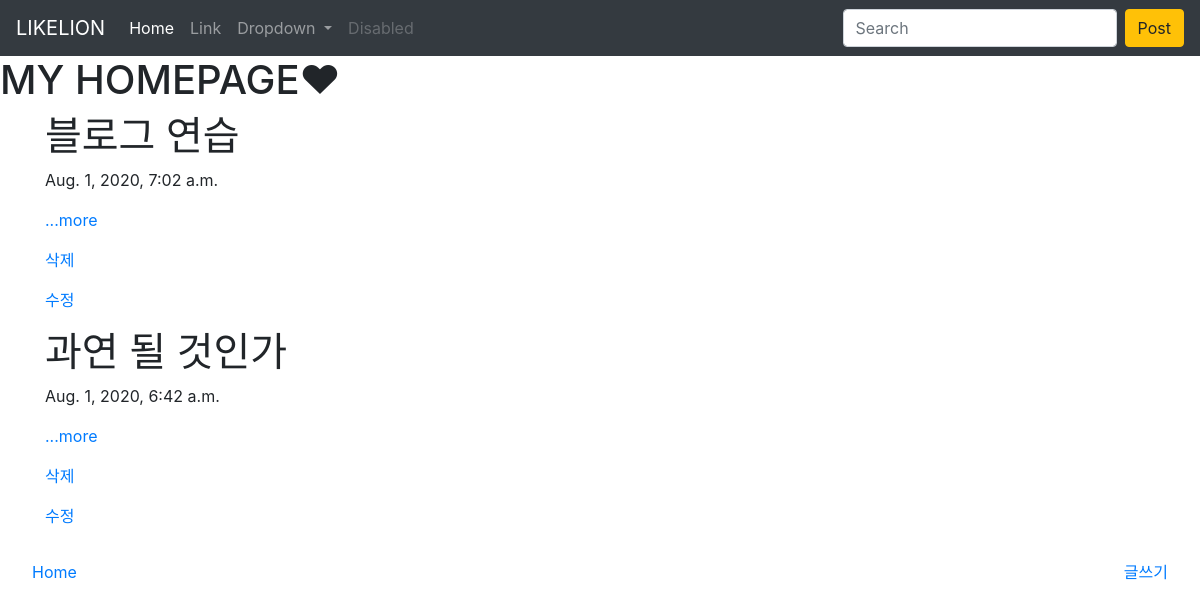
The page / on the database its author committed.
### blog/models.py (models this page shows, shortened)
class Blog(models.Model):
    title=models.CharField(max_length=200)
    pub_date=models.DateTimeField('date published')
    body =models.TextField()

### blog/views.py (the view)
# urls.py: 2. Add a URL to urlpatterns:  path('', views.home, name='home')
def home(request):
    blogs=Blog.objects
    return render(request, 'home.html', {'blogs':blogs})

### blog/templates/home.html (shortened to what this page needs)
<!DOCTYPE html>
<html lang="en">
<head>
    <link rel="stylesheet" href="https://stackpath.bootstrapcdn.com/bootstrap/4.5.0/css/bootstrap.min.css">
</head>
<body>
    <nav class="navbar navbar-expand-lg navbar-dark bg-dark">
        <a class="navbar-brand" href="#">LIKELION</a>
        <div class="collapse navbar-collapse" id="navbarSupportedContent">
          <ul class="navbar-nav mr-auto">
            <li class="nav-item active">
              <a class="nav-link" href="#">Home <span class="sr-only">(current)</span></a>
            </li>
            <li class="nav-item">
              <a class="nav-link" href="#">Link</a>
            </li>
            <li class="nav-item dropdown">
              <a class="nav-link dropdown-toggle" href="#" id="navbarDropdown" role="button" data-toggle="dropdown" aria-haspopup="true" aria-expanded="false">
                Dropdown
              </a>
            </li>
            <li class="nav-item">
              <a class="nav-link disabled" href="#" tabindex="-1" aria-disabled="true">Disabled</a>
            </li>
          </ul>
          <form class="form-inline my-2 my-lg-0">
            <input class="form-control mr-sm-2" type="search" placeholder="Search" aria-label="Search">
            <button type="button" class="btn btn-warning">Post</button>
          </form>
        </div>
      </nav>
<h1>MY HOMEPAGE❤</h1>
{% for blog in blogs.all %}
    <div class="container">
        <h1>{{ blog.title }}</h1>
        <p>{{ blog.pub_date}}</p>
        <p>{{blog.summary}}<a href="{% url 'blog:detail' blog.id %}">...more</a></p>
        <p><a href="{% url 'blog:delete' blog.id %}" style='text-decoration: none;'>삭제</a></p>
        <p><a href="{% url 'blog:edit' blog.id %}">수정</a></p>
    </div>
{% endfor %}
<div class="navbar">
    <a class ="nav-item nav-link" href="{% url 'blog:home' %}">Home</spa></a>
    <a class ="nav-item nav-link" href="{% url 'blog:new' %}">글쓰기</a>
</div>
</body>
</html>

### rows shown on the page
Blog: title "블로그 연습", pub_date "Aug. 1, 2020, 7:02 a.m."
Blog: title "과연 될 것인가", pub_date "Aug. 1, 2020, 6:42 a.m."
